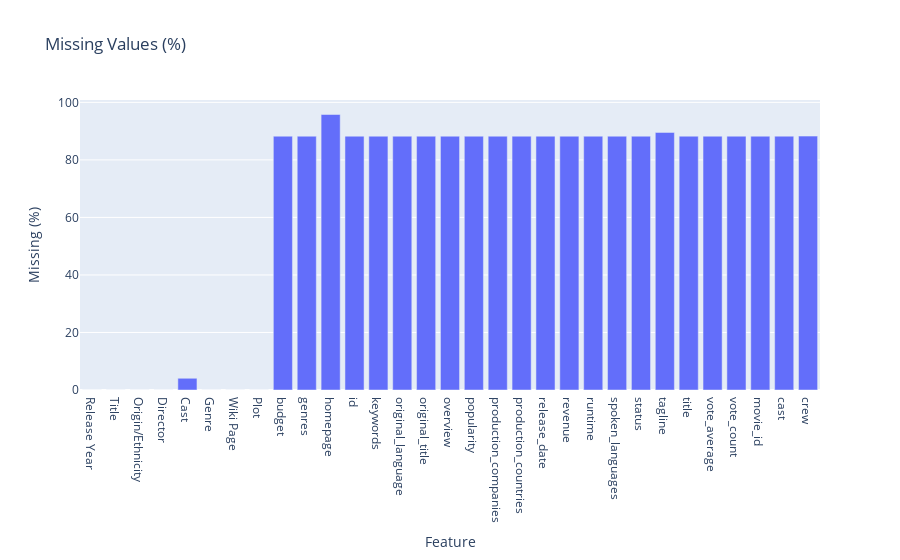

The code cell stored with this chart in its notebook:
### Markdown cell above
1. **Handling Missing Values**  & **Data Cleaning**

### Code cell
# Count missing values in each column of the DataFrame as a percentage
px.bar(x=df.columns, y=df.isna().mean() * 100, labels={'x': 'Feature', 'y': 'Missing (%)'}, title='Missing Values (%)')

### Figure 1 — Plotly figure (JSON) as saved in the notebook; plotly's stock layout.template omitted (floating-point values rounded to 4 significant figures)
{"data": [{"hovertemplate": "Feature=%{x}<br>Missing (%)=%{y}<extra></extra>", "legendgroup": "", "marker": {"color": "#636efa", "pattern": {"shape": ""}}, "name": "", "orientation": "v", "showlegend": false, "textposition": "auto", "type": "bar", "x": ["Release Year", "Title", "Origin/Ethnicity", "Director", "Cast", "Genre", "Wiki Page", "Plot", "budget", "genres", "homepage", "id", "keywords", "original_language", "original_title", "overview", "popularity", "production_companies", "production_countries", "release_date", "revenue", "runtime", "spoken_languages", "status", "tagline", "title", "vote_average", "vote_count", "movie_id", "cast", "crew"], "xaxis": "x", "y": [0.0, 0.002865, 0.002865, 0.002865, 4.077, 0.002865, 0.002865, 0.002865, 88.24, 88.24, 95.78, 88.24, 88.24, 88.24, 88.24, 88.24, 88.24, 88.24, 88.24, 88.24, 88.24, 88.24, 88.24, 88.24, 89.56, 88.24, 88.24, 88.24, 88.24, 88.25, 88.26], "yaxis": "y"}], "layout": {"barmode": "relative", "legend": {"tracegroupgap": 0}, "title": {"text": "Missing Values (%)"}, "xaxis": {"anchor": "y", "domain": [0, 1], "title": {"text": "Feature"}}, "yaxis": {"anchor": "x", "domain": [0, 1], "title": {"text": "Missing (%)"}}}}
